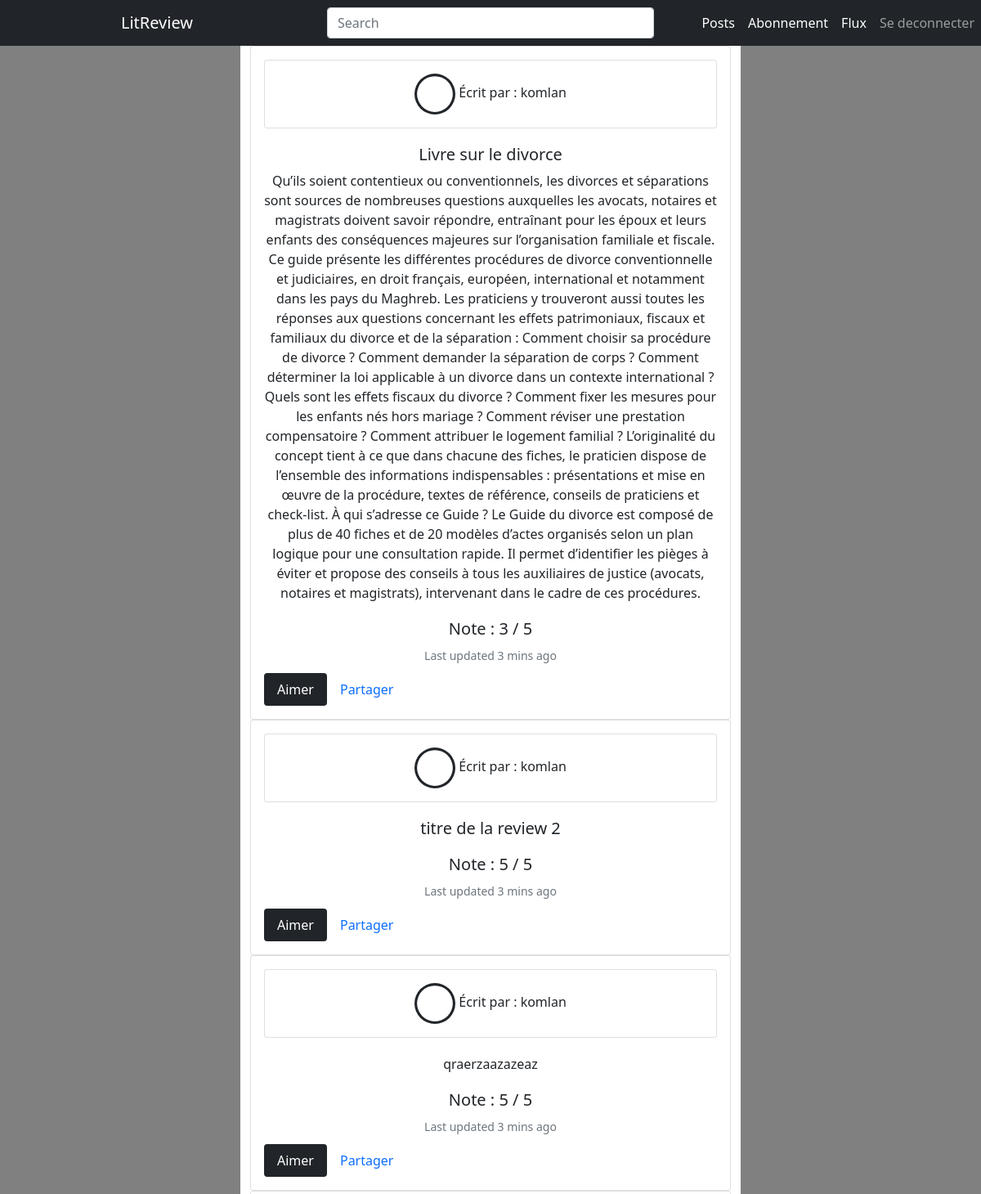
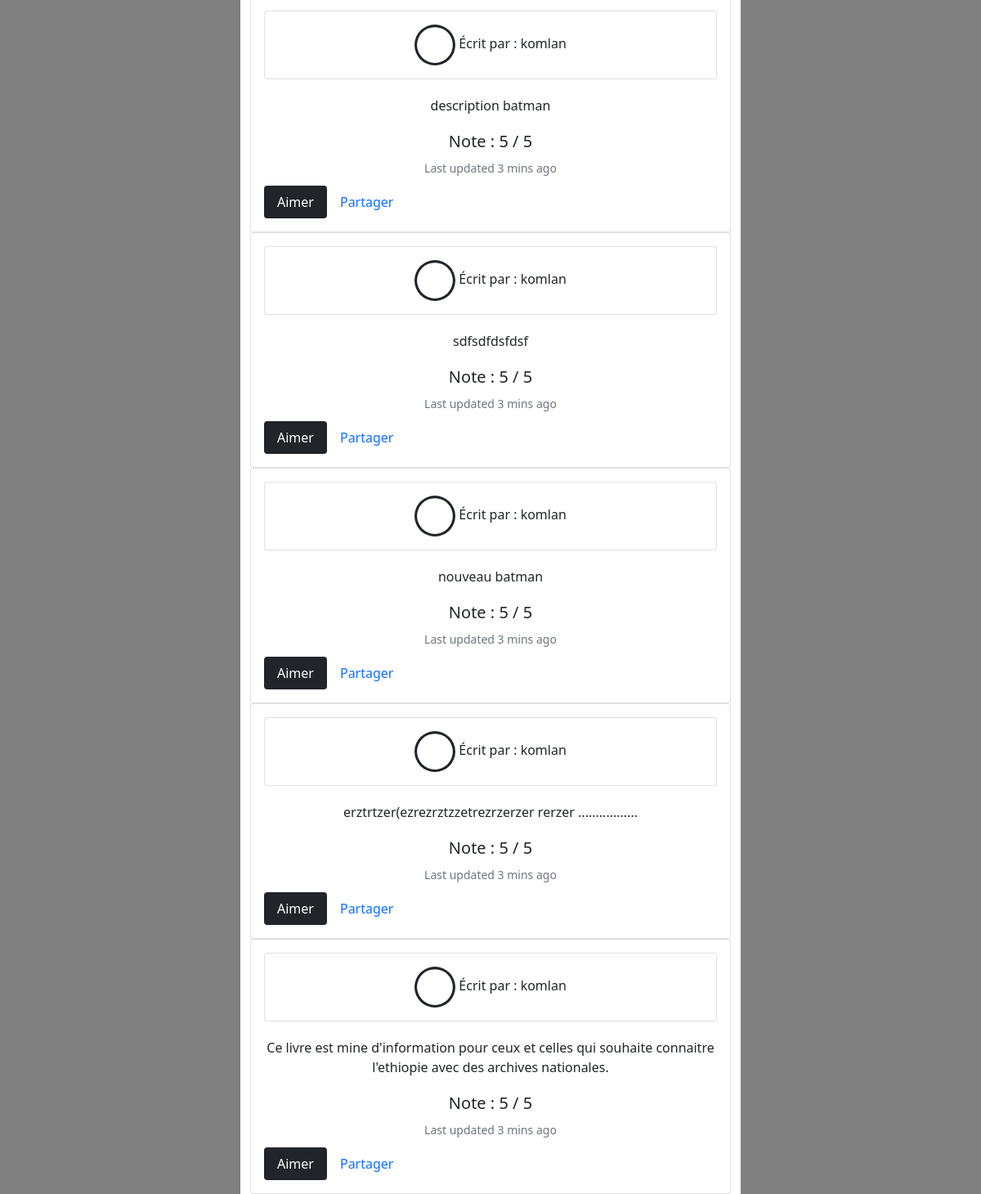
Before: /posts/ (signed in) with the older database file (2 pictures, top to bottom).
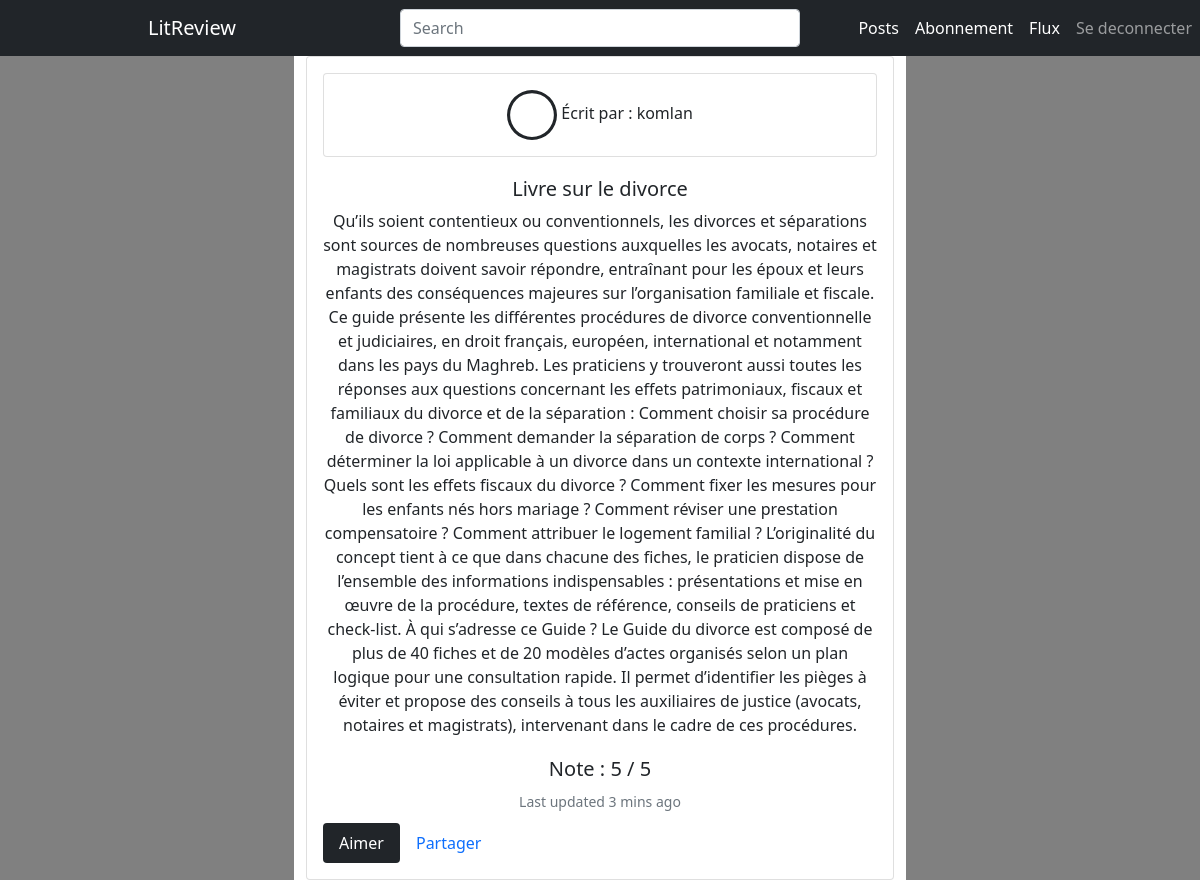
After: the same page with the newer database file.
### p9_livre/models.py (models this page shows, shortened)
class Review(models.Model):
    ticket = models.ForeignKey(
        to=Ticket, on_delete=models.CASCADE, related_name="reviews"
    )
    title = models.CharField(max_length=128)
    description = models.TextField(max_length=2048, blank=True, null=True)
    rating = models.PositiveSmallIntegerField()
    validators = [MinValueValidator(0), MaxValueValidator(5)]
    user = models.ForeignKey(to=settings.AUTH_USER_MODEL, on_delete=models.CASCADE)
    time_created = models.DateTimeField(auto_now_add=True)
    likes = models.ManyToManyField(to=settings.AUTH_USER_MODEL, related_name='likes_reviews')

### accounts/models.py (models this page shows)
class Shopper(AbstractUser):
    objects = UserManager()

### p9_livre/views.py (the view)
# urls.py: path("posts/", views.afficher_flux, name="posts"),
@login_required
def afficher_flux(request):
    mes_tickets = Ticket.objects.filter(user=request.user.id).all()
    mes_critiques = Review.objects.filter(user=request.user.id).all()
    return render(
        request,
        "posts.html",
        context={"tickets": mes_tickets, "reviews": mes_critiques},
    )

### p9_livre/templates/posts.html
{% extends 'base.html' %}
{% block content %}
<link rel="stylesheet" href="stylesheet.css">
<div class="col-md-3" style="background-color: grey;">
</div>
<div  class="col-md-6" style="align-items: center; min-height: 100vh; background-color: white;">
{% include 'template_1.html' %}
</div>
<div class="col-md-3" style="background-color: grey;">
</div>
{% endblock %}

### p9_livre/templates/template_1.html (shortened to what this page needs)
{% for review in reviews %}
    <div class="card card-body ">
        <div class="text-center">
            <div class="card">
                <div class="card-body">
                    <svg xmlns="http://www.w3.org/2000/svg" width="50" height="50" fill="currentColor" class="bi bi-circle" viewBox="0 0 16 16">
                        <path d="M8 15A7 7 0 1 1 8 1a7 7 0 0 1 0 14zm0 1A8 8 0 1 0 8 0a8 8 0 0 0 0 16z"/>
                    </svg>
                    <a>Écrit par : {{ request.user.username }} </a>
                </div>
            </div>
            <h5 class="card-title" style="margin-top: 20px;">{{ review.title }}</h5>
            <p class="card-text">{{ review.description }}</p>
            <h5 class="card-title" style="margin-top: 20px;">Note : {{ review.rating }} / 5</h5>
            <p class="card-text"><small class="text-muted">Last updated 3 mins ago</small></p>
        </div>
        <ul class="nav nav-pills" style="margin-top: 10px;">
            <li class="nav-item">
              <a class="nav-link active bg-dark" aria-current="page" href="#">Aimer</a>
            </li>
            <li class="nav-item">
                <a class="nav-link" aria-current="page" href="#">Partager</a>
            </li>
        </ul>
    </div>
{% endfor %}

Changed rows visible on the page:
removed Review: {{ request.user.username }} "komlan", title "titre de la review 2", rating "5"
removed Review: {{ request.user.username }} "komlan", description "qraerzaazazeaz", rating "5"
removed Review: {{ request.user.username }} "komlan", description "description batman", rating "5"
removed Review: {{ request.user.username }} "komlan", description "sdfsdfdsfdsf", rating "5"
removed Review: {{ request.user.username }} "komlan", description "nouveau batman", rating "5"
removed Review: {{ request.user.username }} "komlan", description "erztrtzer(ezrezrztzzetrezrzerzer rerzer .................", rating "5"
removed Review: {{ request.user.username }} "komlan", description "Ce livre est mine d'information pour ceux et celles qui souhaite connaitre l'ethiopie avec des archives nationales.", rating "5"
changed Review "Livre sur le divorce": rating "3" → "5"
